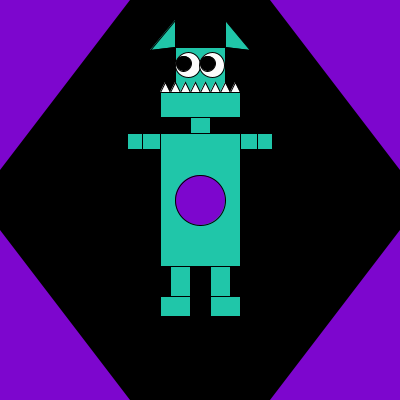
Frame 1 (no input)
Frame 60 (the mouse pressed at the canvas centre just before this capture): identical to frame 1, image omitted
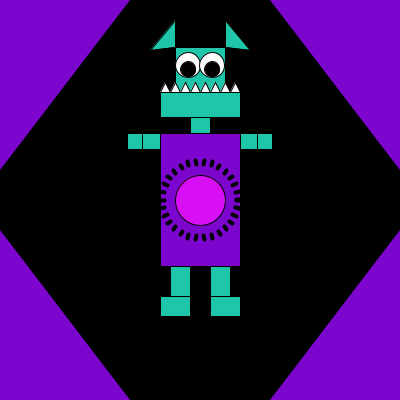
Frame 120 (the mouse held since frame 60 and released just before this capture)

The Processing sketch that drew these frames (run headless with seeded random() and noise(); from frame 60 on, the mouse is pressed at the canvas centre):

// Processing sketch: processing_70407
// ── processing_70407.pde

/*-----------------------------------------------------------------------------
 Monstre Interactifs
 Par Samantha Velandia Prieto
 -----------------------------------------------------------------*/

//Variables pour la position
float x = width/2;
float y = height/2;

//Déclaration variables nombril et etats du nombril
int nombrilDiametro = 50; // Taille
float nombrilX = x+150; // Position
float nombrilY = y+150;
float i;
float contabilizadorCirculo;
int estadoCirculo;
final int ON = 1;  // final quand on veut déterminer des mots-clés (ON au lieu de 1)
final int OFF = 0;
int numeroDeRayos = 30;
int tamanoRayos = 40;
float tranche = TWO_PI / numeroDeRayos;
float rads = 0;
float ratio = 0.90;
float x1, y1, x2, y2;

//Declaration Background
float r,g,b;
float rCible, gCible, bCible;

void setup() {


  //Configuration Scene
  size(400, 400);
  smooth();
  
  estadoCirculo = OFF;
  //Point Centre de la scene
  x = width/2;
  y = height/2;
}

void draw() { 
  //Arriere Plan
  background(r,g,b);
  
  
  
  //Changement couleurs arrière-plan
  if ( random(100) < 1 ) {
    rCible = random(256);
    gCible = random(256);
    bCible = random(256);
  }
  
  //Assouplissement
  r = ( rCible - r )  * 0.03 + r;
  g = ( gCible - g )  * 0.03 + g;
  b = ( bCible - b )  * 0.03 + b;

  //Dessin Ventre
  rectMode(CENTER);
  stroke(0);
  fill(32, 198, 169);
  //Taille ventre proportionnel a la scene
  float largeurVentre = width/5;
  float hauteurVentre = height/3;
  //rect(x, y, largeurVentre, hauteurVentre);
  
  //Animation Ventre
  float gauche = x-largeurVentre/2 ;
  float droite = x+largeurVentre/2;
  float haut = y-hauteurVentre/2;
  float bas = y+hauteurVentre/2;
  if ( mouseX > gauche && mouseX < droite && mouseY > haut && mouseY < bas ) {
      // mouseOver
      fill(125, 6, 206);
  } else {
      fill(32, 198, 169);
  }
  rect(x, y, largeurVentre, hauteurVentre);
    

  //Dessin Tete
  rectMode(CENTER);
  stroke(0);
  fill(32, 198, 169);
  //Taille tête proportionnel a la scene
  float largeurTete=width/8;
  float hauteurTete=width/6;
  rect(x-0, y-120, largeurTete, hauteurTete);

  //Dessin Bouche
  rectMode(CENTER);
  stroke(0);
  fill(32, 198, 169);
  //Taille bouche proportionnel a la scene
  float largeurBouche=width/5;
  float hauteurBouche=height/16;
  rect(x-0, y-95, largeurBouche, hauteurBouche);

  //Dessin Yeux+Pupilles+Animation
  //Dessin Yeux
  int yeuxD=25;
  float xoeilG= x-12;
  float xoeilD= x+12;
  float yYeux= y-135;
  ellipseMode(CENTER);
  fill(252, 252, 252);
  stroke(0);
  ellipse(xoeilG, yYeux, yeuxD, yeuxD);
  ellipse(xoeilD, yYeux, yeuxD, yeuxD);
  float pupilleD = 15;

  //Animation Yeux

  float radians = atan2(mouseY-yYeux, mouseX-xoeilG);
  float distanceP = dist(mouseX, mouseY, xoeilG, yYeux);

  distanceP = constrain(distanceP, 0, yeuxD/2 - pupilleD/2);


  float pupilleXG = cos(radians)* distanceP + xoeilG;
  float pupilleYG= sin(radians)* distanceP + yYeux;
  float pupilleXD= cos(radians)* distanceP + xoeilD;
  float pupilleYD= sin(radians)* distanceP + yYeux;


  fill(0);
  ellipse(pupilleXG, pupilleYG, pupilleD, pupilleD);
  ellipse(pupilleXD, pupilleYD, pupilleD, pupilleD);

  //Dessin Dents
  fill(252, 252, 252);
  stroke(0);
  triangle(x-40, y-108, x-30, y-108, x-35, y-118);
  triangle(x-30, y-108, x-20, y-108, x-25, y-118);
  triangle(x-20, y-108, x-10, y-108, x-15, y-118);
  triangle(x-10, y-108, x-0, y-108, x-05, y-118);
  triangle(x-0, y-108, x+10, y-108, x+05, y-118);
  triangle(x+10, y-108, x+20, y-108, x+15, y-118);
  triangle(x+20, y-108, x+30, y-108, x+25, y-118);
  triangle(x+30, y-108, x+40, y-108, x+35, y-118);

  //Dessin Cou
  rectMode(CENTER);
  stroke(0);
  fill(32, 198, 169);
  //Taille cou proportionnel a la scene
  float largeurCou=width/20;
  float hauteurCou=height/25;
  rect(x-0, y-75, largeurCou, hauteurCou);

  //Dessin Jambes
  rectMode(CENTER);
  stroke(0);
  fill(32, 198, 169);
  float largeurJambe=width/20;
  float hauteurJambe=height/10;
  rect(x-20, y+86, largeurJambe, hauteurJambe);
  rect(x+20, y+86, largeurJambe, hauteurJambe);

  //Dessin Pieds
  rectMode(CENTER);
  stroke(0);
  fill(32, 198, 169);
  float largeurPied=width/13;
  float hauteurPied=height/20;
  rect(x-25, y+106, largeurPied, hauteurPied);
  rect(x+25, y+106, largeurPied, hauteurPied);

  //Dessin Bras
  rectMode(CENTER);
  stroke(0);
  fill(32, 198, 169);
  float largeurBras1=width/13;
  float hauteurBras1=height/25;
  rect(x+55, y-59, largeurBras1, hauteurBras1);
  rect(x+65, y-59, largeurBras1/2, hauteurBras1);
  rect(x-55, y-59, largeurBras1, hauteurBras1);
  rect(x-65, y-59, largeurBras1/2, hauteurBras1);

  //Dessin Oreilles
  fill(32, 198, 169);
  stroke(0);
  triangle(x+25, y-153, x+50, y-150, x+25, y-180);
  triangle(x-25, y-153, x-50, y-150, x-25, y-180);

  //Dessin triangles arrière plan
  fill(125, 6, 206);
  noStroke();
  triangle(x-200, y-200, x-70, y-200, x-200, y-30);
  triangle(x+200, y+200, x+70, y+200, x+200, y+30);
  triangle(x-200, y+200, x-70, y+200, x-200, y+30);
  triangle(x+200, y-200, x+70, y-200, x+200, y-30);


// Animation Nombril
  strokeWeight(4);
  stroke(0);
  
 rads = 0; // Réinitialisation de la variable rads
  while ( rads < contabilizadorCirculo ) {
    x1 = nombrilX + cos(rads) * tamanoRayos * ratio;
    y1 = nombrilY + sin(rads) * tamanoRayos * ratio;
    x2 = nombrilX + cos(rads) * tamanoRayos;
    y2 = nombrilY + sin(rads) * tamanoRayos;
    line(x1, y1, x2, y2);
    rads = rads + tranche ;
  }
  strokeWeight(1);
 //Boucle Animation Nombril
  if ( estadoCirculo == ON ) {
    if (contabilizadorCirculo < TWO_PI) {
      contabilizadorCirculo = contabilizadorCirculo + 0.6; // Création du cercle de droite à gauche
    }   
    fill(215, 15, 242);
  }
  else {
    if (contabilizadorCirculo > 0) {
      contabilizadorCirculo = contabilizadorCirculo - 0.3; // Création du cercle de gauche à droite, retour à zéro
    }    
    fill(125, 6, 206);
  } 
  
//Dessin Nombril
  
ellipse(nombrilX, nombrilY, nombrilDiametro, nombrilDiametro); 
  
}

//Détection Souris dans le nombril
void mousePressed() {
  // 
 
  float distanceCercle = dist(mouseX, mouseY, nombrilX, nombrilY);
 
  if ( distanceCercle < 25 ) {
    if (estadoCirculo == OFF) {
      estadoCirculo = ON;
    }
    else if (estadoCirculo == ON) {
      estadoCirculo = OFF;
    }



  
  }
}
